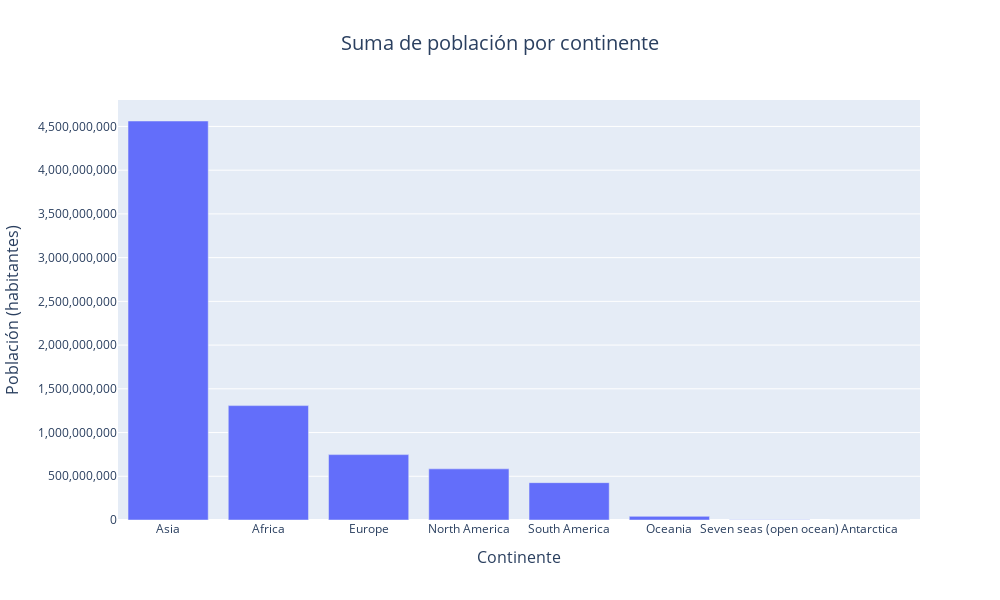

Here is the notebook cell this chart was saved with:
### Markdown cell above
Gráfico de barras verticales.

### Code cell
# Suma de población por continente
poblacion_continente_suma = paises.groupby('CONTINENT')['POP_EST'].sum().sort_values(ascending=False).reset_index()

# Creación de gráfico de barras verticales
fig = px.bar(
    poblacion_continente_suma,
    x='CONTINENT',
    y='POP_EST',
    title='Suma de población por continente',
    labels={
        'CONTINENT': 'Continente',
        'POP_EST': 'Población (habitantes)'
    },
    width=1000,   # Ancho de la figura en píxeles
    height=600    # Alto de la figura en píxeles
)

# Actualizar el formato del eje y evitar notación científica
fig.update_yaxes(tickformat=",d")

# Personalizar el diseño
fig.update_layout(
    title=dict(
        x=0.5,  # Centrar el título
        font=dict(size=20)
    ),
    xaxis_title=dict(
        font=dict(size=16)
    ),
    yaxis_title=dict(
        font=dict(size=16)
    )
)

# Mostrar el gráfico
fig.show()

### Figure 1 — Plotly figure (JSON) as saved in the notebook; plotly's stock layout.template omitted (floating-point values rounded to 4 significant figures)
{"data": [{"alignmentgroup": "True", "hovertemplate": "Continente=%{x}<br>Población (habitantes)=%{y}<extra></extra>", "legendgroup": "", "marker": {"color": "#636efa", "pattern": {"shape": ""}}, "name": "", "offsetgroup": "", "orientation": "v", "showlegend": false, "textposition": "auto", "type": "bar", "x": ["Asia", "Africa", "Europe", "North America", "South America", "Oceania", "Seven seas (open ocean)", "Antarctica"], "xaxis": "x", "y": [4562304603, 1308000000.0, 747708092, 584776221, 427063263, 41589500, 1894289, 4490], "yaxis": "y"}], "layout": {"barmode": "relative", "height": 600, "legend": {"tracegroupgap": 0}, "title": {"font": {"size": 20}, "text": "Suma de población por continente", "x": 0.5}, "width": 1000, "xaxis": {"anchor": "y", "domain": [0, 1], "title": {"font": {"size": 16}, "text": "Continente"}}, "yaxis": {"anchor": "x", "domain": [0, 1], "tickformat": ",d", "title": {"font": {"size": 16}, "text": "Población (habitantes)"}}}}
